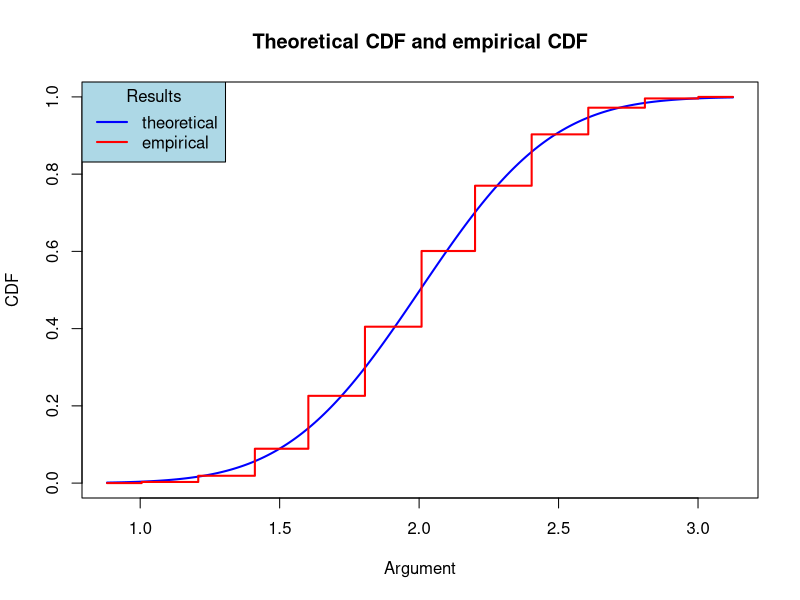
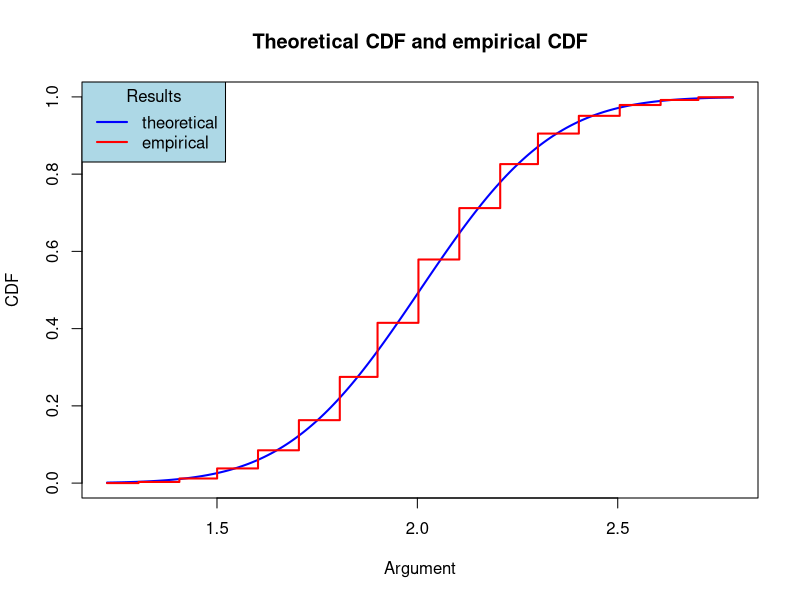
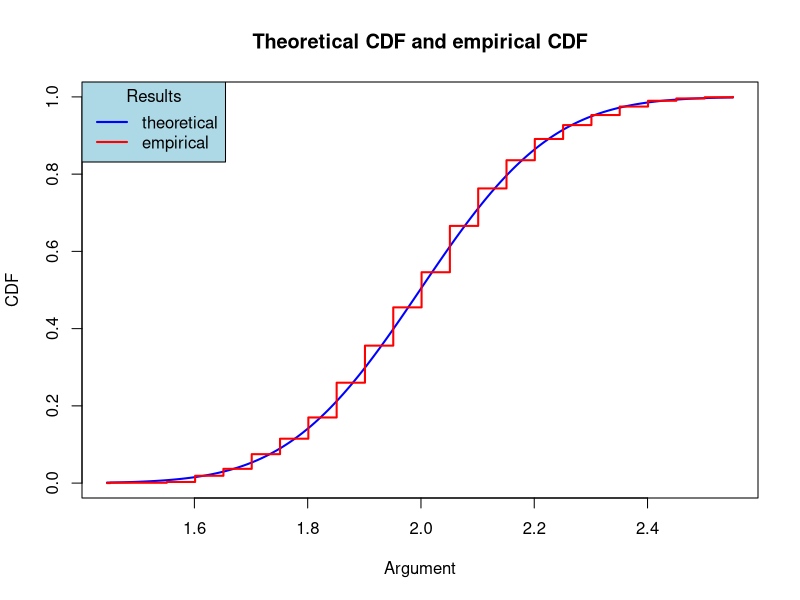
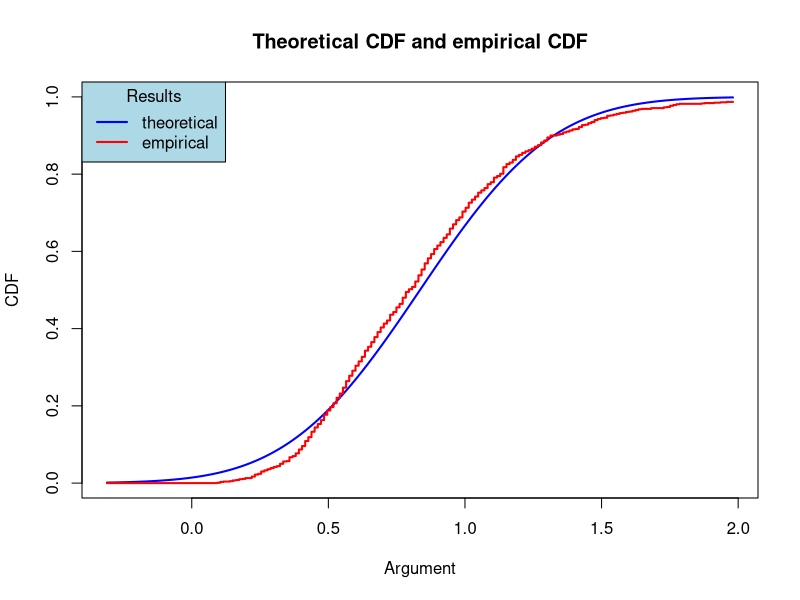
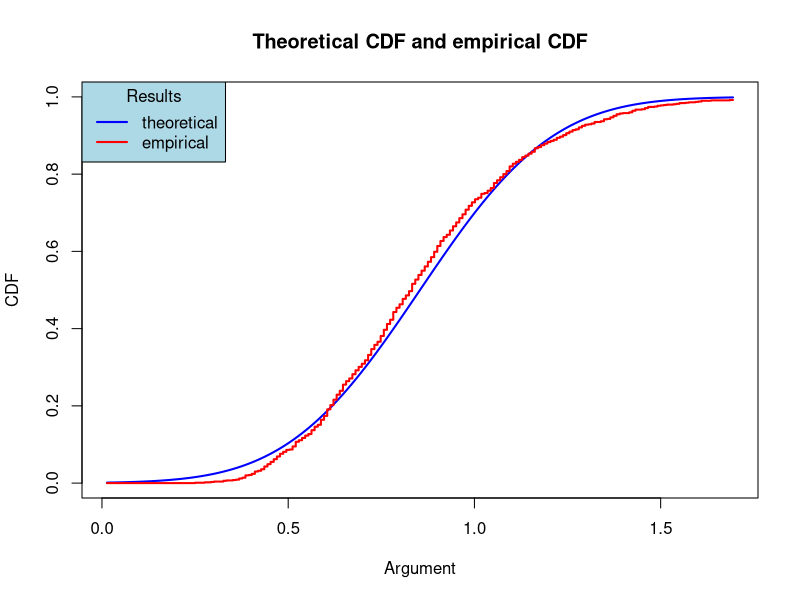
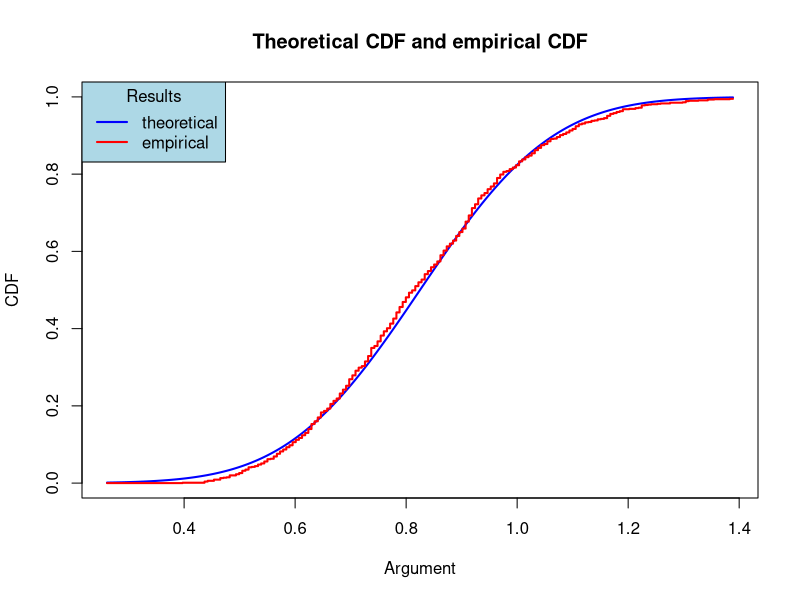

These figures' R source, in order:

# Task 1

# Probability of the event that pattern 012 occurs in generated sequence 
#
# From the opposite, probability of event that there is not any pattern 012 in any 3 neighbourhood digits:
# P(NaP) = 1 - (1/10)*(1/10)*(1/10) = 999/1000 (Nap for Not a Pattern)
# In sequence of size n there is only n-2 positions to situate 3-digit pattern
# Total probability of event that there is not the 3-digit pattern in sequence:
# P(NPS) =  P(NaP) ^ (n-2) (NPS for No Pattern Sequence) 
# And the probability that there is the 3-digit pattern in sequence:
# P(012 in seq) = 1 -  P(NPS) = 1 - (999/1000) ^(n-2)

n <- c(100, 200, 1000) # sequence length
k <- 3 # pattern length
m <- 10000 # experiments
p <- c(0, 1, 2) # pattern

for(l in n){
    start_time <- Sys.time() 
    num <- 0 # number of coincidence
    
    for(i in 1:m){
        s <- sample(0:9, l, replace=T) # sequence
        if(sum(colSums(matrix(c(s[1:(l-2)],s[2:(l-1)],s[3:l]), ncol=l-k+1, byrow=TRUE) == p) == k)>0){
            num <- num +1
        }
    }

    end_time <- Sys.time()
   
    print( sprintf("sample: %d", l))
    print( sprintf( "theory: %f", 1 - ( (999/1000) ^ (l-2) ) ))
    print( sprintf( "experiment: %f", num / m))
    print(end_time - start_time)
    print("---------------------")
}

# Task 2

# Calculate  expected number of occurrences of 012 in sequence
#
# E = Z(xi*p(xi))
# Every 3 digits  can be represented as indicator I 
# E(I) = { 1 , p
#        { 0 , 1-p
# So E(experiment) = n*E(I) = n*p, where n - number of positions to situate 3-digit pattern, p - probability of 
# indicator show true - the combination of 3 digit equal 012 
# So E(experiment) = (k-2)*(1/1000)

n <- c(100, 200, 1000) # sequence length
k <- 3 # pattern length
N <- 10000 # experiments
p <- c(0, 1, 2) # pattern

for(l in n){
    start_time <- Sys.time() 
    num <- 0 # number of coincidence
    
    for(i in 1:N){
        s <- sample(0:9, l, replace=T) # sequence
         num <- num + sum(colSums(matrix(c(s[1:(l-2)],s[2:(l-1)],s[3:l]), ncol=l-k+1, byrow=TRUE) == p) == k)
    }

    end_time <- Sys.time()
   
    print( sprintf("sample: %d", l))
    print( sprintf( "theory: %f", (1/1000) * (l-2) ) )
    print( sprintf( "experiment: %f", num / N))
    print(end_time - start_time)
    print("---------------------")
}

# Task 3

# Calculate the expected length of the sequence obtained
# 
# For geometriacal random variable its expected equal: E(grv) = 1/p
# where p - probability that the combination of 3 digit equal 012 and equal 1/1000
# So E(grv) = 1/(1/1000) = 1000

n <- 10000 # sequence length
k <- 3 # pattern length
m <- 2000 # experiments
p <- c(0, 1, 2) # pattern


start_time <- Sys.time() 
num <- 0 # number of coincidence
    
i <- 0
while(i < m){
    s <- sample(0:9, n, replace=T) # sequence
    
    for(j in 1:(n-k+1)){  
        if(s[j] == p[1]){
            if(s[j+1] == p[2]){
                if(s[j+2] == p[3]){
                    num <- num + j
                    break
                }
            }
        }
    }
    i <- i + 1 
}

end_time <- Sys.time()

print( sprintf("sample: %d", n))
print( sprintf( "theory: %f", 1 / ( 1/1000) ) )
print( sprintf( "experiment: %f", num / m))
print(end_time - start_time)
print("---------------------")


# Task 4

#  Central Limit Theorem for the discrete random variables

n_arr <- c(5,10,20) # sample
N <- 1000 # experiments
k <- 3 # <- 0+1+2 for id 012

for(n in n_arr){

start_time <- Sys.time() 

# ---------------------
# 1) generating of sample matrix
# ---------------------

mx <- matrix(sample(1:k, N * n, replace = T), N) # sample matrix
 
# ---------------------
# 2) getting vector of means by reducing every row
# ---------------------

for(i in 1:N){                                                                      
    mx[i, 1] <- mean(mx[i, ])
}

v <- mx[,1] # vector of means

# ---------------------
# 3) getting mean from vector of means
# ---------------------

mean_v <- mean(v) # mean

# ---------------------
# 4) getting standard deviation from vector of means
# ---------------------

sigma <- sd(v) # standard deviation

# ---------------------
# 5) generating of sequence of 200 coordinates in interval from mean_v - (3 * sigma) to mean_v + (3 * sigma)
# ---------------------

coords <- seq(mean_v - (3 * sigma) , mean_v + (3 * sigma), length.out = 200) 

# ---------------------
# 6) getting normal distribution 
# ---------------------

Fn <- pnorm(coords, mean = mean_v , sd = sigma)

# ---------------------
# 7) getting empirical distribution function
# ---------------------

Fe <- ecdf(v)      

# ---------------------
# 8) creating array of differences 
# ---------------------

d <- 0 # array of different values

for (i in 1:200){ 
    d[i] <- abs(Fn[i] - Fe(coords[i]))
}

# ---------------------
# 9) displaying normal distribution and empirical distribution on the graph 
# ---------------------

plot(coords, Fn, type="l", col = "blue", lwd=2,
     main = "Theoretical CDF and empirical CDF",
     ylab ="CDF", xlab="Argument")
lines(coords,Fe(coords), type ="s", col = "red", lwd=2)
legend(title = 'Results','topleft',
     c('theoretical', 'empirical'),
     col=c('blue', 'red'),
     lwd=2,
     lty=1,
     bg = 'lightblue')

print(sprintf("sample n: %d", n))
print(sprintf("max difference: %f", max(d)))
end_time <- Sys.time()
print(end_time - start_time)
print("---------------------")
}

# Task 5

#   Central Limit Theorem for the continuous random variables

n_arr <- c(5,10,20) # sample
N <- 1000 # experiments
k <- 3 # <- 0+1+2 for id 012
lambda = 12/10 # parameter of exponential distribution

for(n in n_arr){

start_time <- Sys.time() 
 
# ---------------------
# 1) getting vector of means 
# ---------------------
v <- rep(0, N) # define vector of means
for(i in 1:N){                                                                      
   v[i] <- mean(rexp(n=n, lambda))
}

# ---------------------
# 2) getting mean from vector of means
# ---------------------

mean_v <- mean(v) # mean

# ---------------------
# 3) getting standard deviation from vector of means
# ---------------------

sigma <- sd(v) # standard deviation

# ---------------------
# 4) generating of sequence of 200 coordinates in interval from mean_v - (3 * sigma) to mean_v + (3 * sigma)
# ---------------------

coords <- seq(mean_v - (3 * sigma) , mean_v + (3 * sigma), length.out = 200) 

# ---------------------
# 5) getting normal distribution 
# ---------------------

Fn <- pnorm(coords, mean = mean_v , sd = sigma)

# ---------------------
# 6) getting empirical distribution function
# ---------------------

Fe <- ecdf(v)      

# ---------------------
# 7) creating array of differences 
# ---------------------

d <- 0 # array of different values

for (i in 1:200){ 
    d[i] <- abs(Fn[i] - Fe(coords[i]))
}

# ---------------------
# 8) displaying normal distribution and empirical distribution on the graph 
# ---------------------

plot(coords, Fn, type="l", col = "blue", lwd=2,
     main = "Theoretical CDF and empirical CDF",
     ylab ="CDF", xlab="Argument")
lines(coords,Fe(coords), type ="s", col = "red", lwd=2)
legend(title = 'Results','topleft',
     c('theoretical', 'empirical'),
     col=c('blue', 'red'),
     lwd=2,
     lty=1,
     bg = 'lightblue')

print(sprintf("sample n: %d", n))
print(sprintf("max difference: %f", max(d)))
end_time <- Sys.time()
print(end_time - start_time)
print("---------------------")
}


